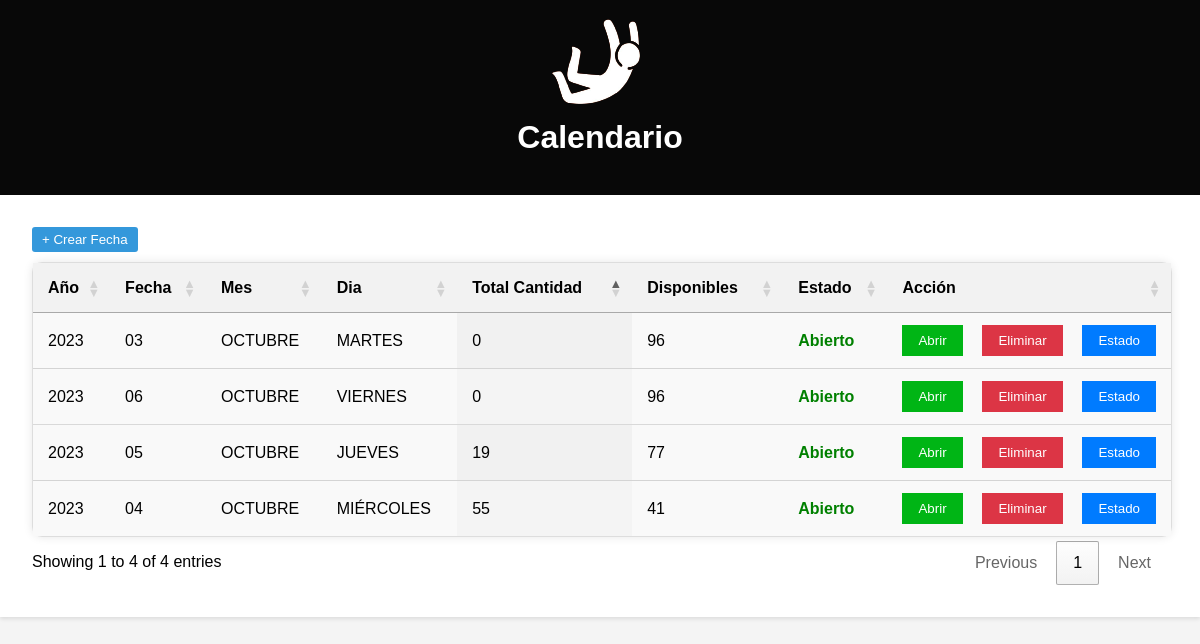
The page / on the database its author committed.
### tables this page shows
CREATE TABLE fechas (
                id INTEGER PRIMARY KEY,
                fecha TEXT,
                status TEXT,
                nombre_mes TEXT,
                nombre_dia TEXT,
                horario DATE,
                cantidad INTEGER,
                descripcion TEXT
            );

### main.py (the view)
@app.route('/')
def index():
    dates = get_existing_dates()
    print("Registros de fechas:", dates)  # Agrega esta línea para depuración
    return render_template('index.html', dates=dates)

### main.py (called while the page is built)
def get_db_connection():
    connection = sqlite3.connect(app.config['DATABASE'])
    connection.row_factory = sqlite3.Row
    return connection

def get_existing_dates():
    with app.app_context():
        db = get_db_connection()
        cursor = db.cursor()
        cursor.execute("""
    SELECT fechas.*,
           SUM(CASE WHEN clientes.cantidad <> 10 THEN clientes.cantidad ELSE 0 END) AS total_cantidad,
           strftime('%Y-%m-%d', fechas.fecha) AS fecha_orden
    FROM fechas
    LEFT JOIN clientes ON fechas.id = clientes.fecha_id
    GROUP BY fechas.id
""")
        rows = cursor.fetchall()
        db.close()
        dates = []
        for row in rows:
            date_data = dict(row)
            date_data['total_cantidad'] = row['total_cantidad'] or 0  # Set to 0 if None
            date_data['disponibles'] = 96 - date_data['total_cantidad']
            dates.append(date_data)
        return dates

### templates/index.html (shortened to what this page needs)
<!DOCTYPE html>
<html>
<head>
<link rel="stylesheet" type="text/css" href="https://cdn.datatables.net/1.11.5/css/jquery.dataTables.min.css">
<link rel="stylesheet" type="text/css" href="static/css/index.css">
<link rel="stylesheet" type="text/css" href="https://code.jquery.com/ui/1.12.1/themes/base/jquery-ui.css">
</head>
<body>
    <header>
        <img src="static/logo.png" alt="Logo de Calendario Vuela">
        <h1>Calendario</h1>
    </header>
    <div class="container">
        <div class="form-container">
            <button id="crearFechaBtn">+ Crear Fecha</button>
        </div>
        <section>
            <table id="fechaTable" class="display">
                <thead>
                    <tr>
                        <th>Año</th>
                        <th>Fecha</th>
                        <th>Mes</th>
                        <th>Dia</th>
                        <th>Total Cantidad</th>
                        <th>Disponibles</th>
                        <th>Estado</th>
                        <th>Acción</th>
                    </tr>
                </thead>
                <tbody>
                    {% for date in dates %}
                    <tr>
                        <td>{{ date['fecha'].split('_')[0][:4] }}</td>
                        <td>{{ date['fecha'].split('_')[0][8:] }}</td>
                        <td>{{ date['nombre_mes'] }}</td>
                        <td>{{ date['nombre_dia'] }}</td>
                        <td>{% if date['total_cantidad'] is not none %}{{ date['total_cantidad'] }}{% endif %}</td>
                        <td>{% if date['disponibles'] is not none %}{{ date['disponibles'] }}{% endif %}</td>
                        <td class="estado {{ 'CERRADO' if date['status'] == 'CERRADO' else '' }}">{{ date['status'] }}</td>
                        <td class="action-buttons">
                            <form method="GET" action="/fecha/{{ date['id'] }}">
                                <button type="submit">Abrir</button>
                            </form>
                            <form method="POST" action="/eliminar_fecha/{{ date['id'] }}" onsubmit="return confirm('¿Estás seguro de que deseas eliminar esta fecha?');">
                                <button type="submit" class="delete-btn">Eliminar</button>
                            </form>
                            <a href="/editar_fecha/{{ date['id'] }}">
                                <button class="custom-button custom-state-button">Estado</button>
                            </a>
                        </td>
                    </tr>
                    {% endfor %}
                </tbody>
            </table>
        </section>
    </div>
</body>
</html>

### static/css/index.css (style rules this page uses)
body, h1, h2, h3, p, ul, li { margin: 0; padding: 0; }
body { font-family: Arial, sans-serif; line-height: 1.6; background-color: #f4f4f4; }
header { background-color: #080808; color: #fff; text-align: center; padding: 1rem; box-shadow: 0 4px 6px rgba(0, 0, 0, 0.1); }
h1 { font-size: 2rem; margin-bottom: 1rem; }
.container { max-width: 1200px; margin: 0 auto; padding: 2rem; background-color: #fff; box-shadow: 0 2px 4px rgba(0, 0, 0, 0.1); }
.form-container { text-align: center; margin-bottom: 2rem; }
form { display: flex; flex-direction: column; align-items: center; }
table { width: 100%; border-collapse: collapse; margin-top: 2rem; }
th, td { padding: 1rem; text-align: left; }
th { background-color: #f2f2f2; font-weight: bold; }
tr:nth-child(even) { background-color: #f9f9f9; }
.action-buttons { display: flex; justify-content: space-between; align-items: center; }
.action-buttons button { background-color: #00b515; color: #fff; border: none; padding: 0.5rem 1rem; cursor: pointer; transition: background-color 0.3s ease; }
.action-buttons button.delete-btn { background-color: #dc3545; }
.custom-state-button.custom-button { background-color: #007bff; color: #fff; padding: 0.5rem 1rem; border: none; cursor: pointer; }
#crearFechaBtn { margin-bottom: 10px; float: left; background-color: #3498db; color: #fff; padding: 5px 10px; border: none; border-radius: 3px; cursor: pointer; }
.estado { font-weight: bold; color: green; }
#fechaTable { margin-top: 20px; border: 1px solid #ddd; border-radius: 10px; box-shadow: 0px 0px 10px rgba(0, 0, 0, 0.1); }
#fechaTable th, #fechaTable td { padding: 12px 15px; text-align: left; }
#fechaTable th { background-color: #f2f2f2; font-weight: bold; }
#fechaTable tbody tr:nth-child(even) { background-color: #f9f9f9; }

### rows shown on the page
fechas: fecha "2023", fecha "05", nombre_mes "OCTUBRE", nombre_dia "JUEVES", total_cantidad "19", disponibles "77", status "Abierto"
fechas: fecha "2023", fecha "03", nombre_mes "OCTUBRE", nombre_dia "MARTES", total_cantidad "0", disponibles "96", status "Abierto"
fechas: fecha "2023", fecha "04", nombre_mes "OCTUBRE", nombre_dia "MIÉRCOLES", total_cantidad "55", disponibles "41", status "Abierto"
fechas: fecha "2023", fecha "06", nombre_mes "OCTUBRE", nombre_dia "VIERNES", total_cantidad "0", disponibles "96", status "Abierto"
